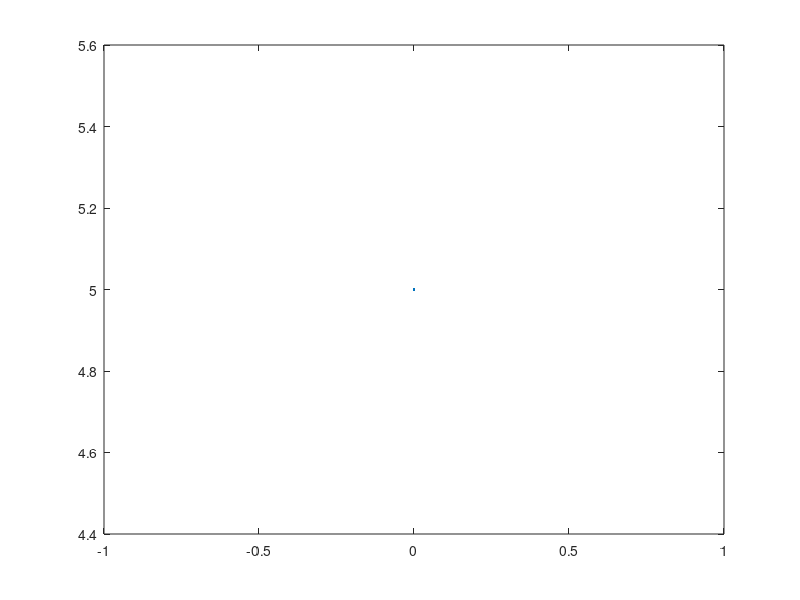

This chart was generated by the following MATLAB code:
clear;
clc;
 
disp('Entre com o passo');
h=input('');

disp('Entre com a extremidade A');
A=input('');

disp('Entre com a extremidade B');
B=input('');

n=(B-A)/h;

disp('Entre com o valor de 0(0)');
aprox_teta(1)=input('');

disp('Entre com o valor da derivada de 0');
aprox_del_teta(1)=input('');

tempo(1)=0;


for i=2:n
    
    if i<3
    
        func_teta_a(i)=aprox_del_teta(i-1);
        func_teta_b(i)=(aprox_del_teta(i-1)+(h/2)*func_teta_a(i-1));
        teta(i)=aprox_teta(i-1)+h*func_teta_b(i-1);
    
        func_del_teta_a(i)=-16.35*sin(aprox_teta(i-1));
        func_del_teta_b(i)=-16.35*sin(aprox_teta(i-1)+(h/2)*func_del_teta_a(i-1));
        del_teta(i)=aprox_del_teta(i-1)+h*func_del_teta_b(i-1);
    
        aprox_teta(i)=teta(i);
        aprox_del_teta(i)=del_teta(i);
    
        tempo(i)=(i-1)*h;
  
    end
    
    if i>2
        
        func_teta_a(i)=aprox_del_teta(i-1);
        aprox_teta(i)=aprox_teta(i-1)+(h/2)*(3*aprox_del_teta(i-1)-aprox_del_teta(i-2));
        
        func_del_teta_a(i)=-16.35*sin(aprox_teta(i-1));
        aprox_del_teta(i)=aprox_del_teta(i-1)+(h/2)*(3*func_del_teta_a(i-1)-func_del_teta_a(i-2));
        
        tempo(i)=(i-1)*h;
        
    end
        
end

plot(tempo,aprox_teta)





